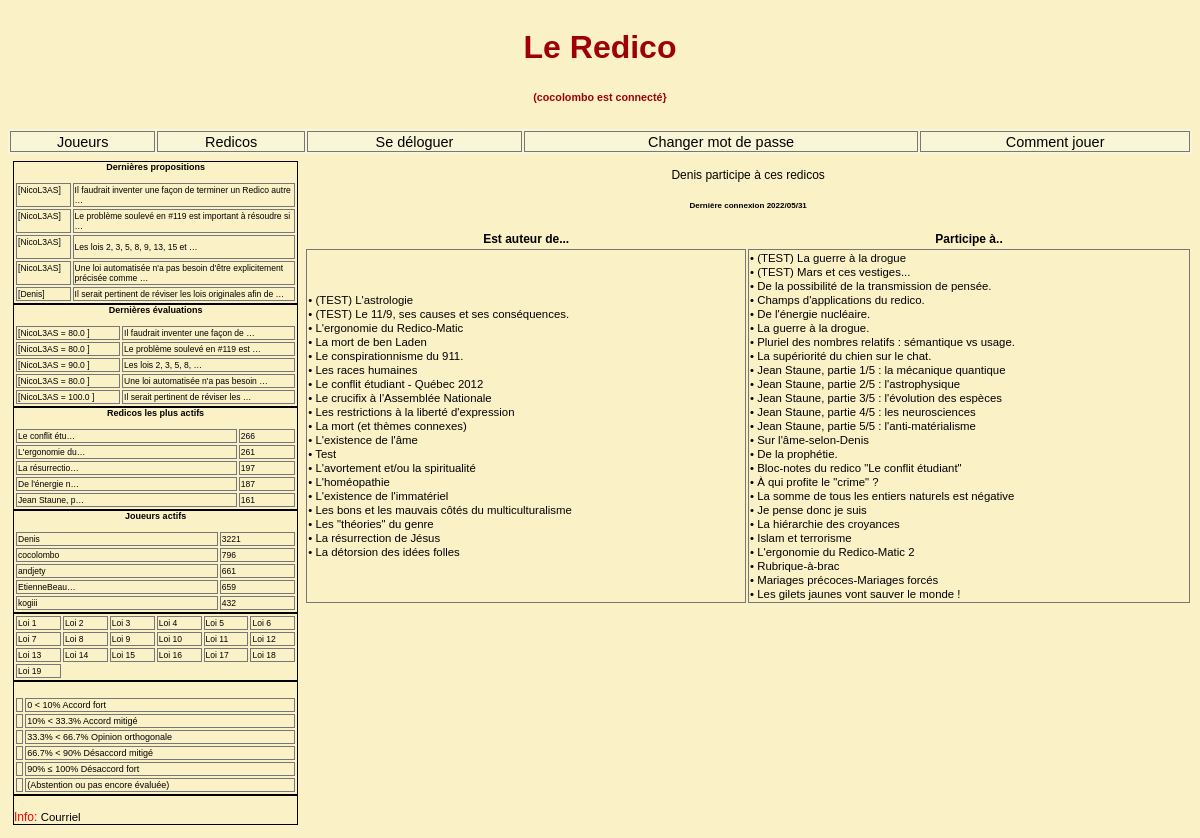
Screenshot of /joueur/2/ (signed in) with the database file from the repository.
### redicos/models.py (models this page shows, shortened)
class Redico(models.Model):
    titre = models.TextField(unique=True)
    createur = models.ForeignKey(User, editable=False, on_delete=models.CASCADE, related_name='Redico_createur')
    debut = models.DateTimeField(auto_now_add=True)
    actif = models.BooleanField(default=True, editable=True)

### joueurs/views.py (the view)
def detail(request, joueur_id):
    joueur = Joueur.objects.get(id=joueur_id)
    c = { 'joueur': joueur,
          'show_profil'         : True,
          'show_action_redico'  : True,
          'show_action_prop'    : False }
    return render(request, "joueurs/detail.html", c)

### joueurs/models.py (called while the page is built)
    def __str__(self):
        return u"%s" % (self.username)

    def redsAuteurList(self):
        from redicos.models import Redico
        return Redico.objects.filter(createur=self.id).\
                              values(RedId=F('proposition__redico__id'),
                                     RedCreateur=F('proposition__redico__createur'),
                                     RedTitre=F('proposition__redico__titre'),
                                     RedDate=F('proposition__redico__debut')).distinct()

    def redsParticipantsList(self):
        from evaluations.models import Evaluation
        l1  = Evaluation.objects.filter(joueur=self.id). \
                            values(RedId=F('proposition__redico__id'),
                                   RedCreateur=F('proposition__redico__createur'),
                                   RedTitre=F('proposition__redico__titre'),
                                   RedDate=F('proposition__redico__debut')).distinct()
        l2 = self.redsAuteurList()
        return l1.difference(l2)

### redicos/context_processors.py (called while the page is built)
def redicos_importants(request):
    redicos_importants = Proposition.objects.all().values('redico__id', 'redico__titre').annotate(cnt=Count('redico')).order_by('-cnt')[:nb_Items]
    return { 'redicos_importants': redicos_importants, }

def redicos_dynamiques(request):
    redicos_dynamiques = Proposition.objects.all().values('redico__id', 'redico__titre').annotate(cnt=Count('redico')).order_by('-cnt')[:nb_Items]
    return {'redicos_dynamiques': redicos_dynamiques, }

def dern_props(request):
    dernieres_props = Proposition.objects.all().values('texte', 'redico__id', 'sequence', 'auteur__id', 'auteur__username').order_by('-id')[:nb_Items]
    return {'dern_props': dernieres_props, }

def dern_evals(request):
    dernieres_evals = Evaluation.objects.all().values('proposition__sequence',
                                                      'proposition__redico__id',
                                                      'proposition__texte',
                                                      'joueur__username',
                                                      'eval').order_by('-id')[:nb_Items]
    return {'dern_evals': dernieres_evals, }

def joueurs_actifs(request):
    joueurs_actifs = Evaluation.objects.all().values('joueur__username', 'joueur__id').annotate(cnt=Count('joueur')).order_by('-cnt')[:nb_Items]
    return {'joueurs_actifs': joueurs_actifs,}

### templates/joueurs/detail.html (shortened to what this page needs)
{% extends 'base.html' %}
{% block index-detail %}
<div class="div-index-detail">
    <table class="joueur-detail">
        <thead>
            <caption>
                <p>{{ joueur }} participe à ces redicos<p>
                <h6>Dernière connexion {{ joueur.last_login|date:"Y/m/d" }}</h6>
                <tr>
                    <th>Est auteur de... </th>
                    <th>Participe à..</th>
                </tr>
            </caption>
        </thead>
            <tr>
                <td>
                    {% for r in joueur.redsAuteurList %}
                        <a href="/redico/{{ r.RedId }}/">&#8226; {{ r.RedTitre  }}</a><br />
                    {%  endfor %}
                </td>
                <td>
                    {% for r in joueur.redsParticipantsList  %}
                        <a href="/redico/{{ r.RedId }}/">&#8226; {{ r.RedTitre}}</a><br />
                    {%  endfor %}
                 </td>
            </tr>
    </table>
</div>
{% endblock index-detail %}

### templates/base.html (shortened to what this page needs)
{% load static %}
<!DOCTYPE html>
<html lang="fr">
<head>
    <link rel="stylesheet" type="text/css" href="{% static 'redico4.css' %}"/>
</head>
<body>
    <div class="grille-de-fond">
        {% block header %}
            {%  if user.is_authenticated %}
            <div class="div-header"><h1>Le Redico <h6>({{ user }} est connecté}</h6></h1></div>
            {% else %}
            <div class="div-header"><h1>Le Redico <h6>(Vous n'êtes pas connecté}</h6></h1></div>
            {% endif %}
        {% endblock %}
        {% block navigation %}
            {% include 'navigation.html' %}
        {% endblock %}
            <div class="div-colonne-gauche">
                {% block colonne-gauche %}
                    {% block dern-props %}              {% include 'dernieres-propositions.html' %} {% endblock %}
                    {% block dern-evals %}              {% include 'dernieres-evaluations.html' %}  {% endblock %}
                    {% block redicos-actifs %}          {% include 'redicos-actifs.html' %}         {% endblock %}
                    {% block joueurs-actifs %}          {% include 'joueurs-actifs.html' %}         {% endblock %}
                    {% block les-lois %}                {% include 'les-lois.html' %}               {% endblock %}
                    {% block les-codes %}               {% include 'les-codes.html' %}              {% endblock %}
                    {% block footer %}                  {% include 'footer.html'    %}              {% endblock %}
                {% endblock %}
            </div>
         {% block index-detail %}{% endblock %}
</div>
</body>
</html>

### css/redico4.css (style rules this page uses)
body { font-family: Arial; background-color: #fbf1c7; }
.grille-de-fond { display: grid; grid-template-columns: repeat(12, 1fr); grid-template-rows: min-content 1fr; grid-column-gap: 1px; grid-row-gap: 1px; color: #d0cece; border: solid 0px #2a2929; }
.div-header { grid-area: 1 / 1 / 2 / -1; }
.div-header { color: #9d0006; border: solid 0 red; text-align: center; }
.div-colonne-gauche { grid-area: 4 / 1 / 11 / 4; }
.div-colonne-gauche { border: solid 0 #fbe32b; background-color: #fbf1c7; color: red; font-size: 0.75em; border-radius: 5px; padding: 5px; }
.div-index-detail { grid-area: 4 / 4 / 11 / -1; }
.div-index-detail caption { color: black; }
table { font-size: 0.75em; color: black; border: solid 0px #6f6e71; margin-left: auto; margin-right: auto; width: 100%; }
table caption { color: wheat; }

### rows the page displays
Redico: RedTitre "(TEST) L'astrologie"
Redico: RedTitre "(TEST) Le 11/9, ses causes et ses conséquences."
Redico: RedTitre "L'ergonomie du Redico-Matic"
Redico: RedTitre "La mort de ben Laden"
Redico: RedTitre "Le conspirationnisme du 911."
Redico: RedTitre "Les races humaines"
Redico: RedTitre "Le conflit étudiant - Québec 2012"
Redico: RedTitre "Le crucifix à l'Assemblée Nationale"
Redico: RedTitre "Les restrictions à la liberté d'expression"
Redico: RedTitre "La mort (et thèmes connexes)"
Redico: RedTitre "L'existence de l'âme"
Redico: RedTitre "L'avortement et/ou la spiritualité"
Redico: RedTitre "L'homéopathie"
Redico: RedTitre "L'existence de l'immatériel"
Redico: RedTitre "Les bons et les mauvais côtés du multiculturalisme"
Redico: RedTitre "Les \"théories\" du genre"
Redico: RedTitre "La résurrection de Jésus"
Redico: RedTitre "La détorsion des idées folles"
Redico: RedTitre "(TEST) La guerre à la drogue"
Redico: RedTitre "(TEST) Mars et ces vestiges..."
Redico: RedTitre "De la possibilité de la transmission de pensée."
Redico: RedTitre "Champs d'applications du redico."
Redico: RedTitre "De l'énergie nucléaire."
Redico: RedTitre "La guerre à la drogue."
Redico: RedTitre "Pluriel des nombres relatifs : sémantique vs usage."
Redico: RedTitre "La supériorité du chien sur le chat."
Redico: RedTitre "Jean Staune, partie 1/5 : la mécanique quantique"
Redico: RedTitre "Jean Staune, partie 2/5 : l'astrophysique"
Redico: RedTitre "Jean Staune, partie 3/5 : l'évolution des espèces"
Redico: RedTitre "Jean Staune, partie 4/5 : les neurosciences"
Redico: RedTitre "Jean Staune, partie 5/5 : l'anti-matérialisme"
Redico: RedTitre "Sur l'âme-selon-Denis"
Redico: RedTitre "De la prophétie."
Redico: RedTitre "Bloc-notes du redico \"Le conflit étudiant\""
Redico: RedTitre "À qui profite le \"crime\" ?"
Redico: RedTitre "La somme de tous les entiers naturels est négative"
Redico: RedTitre "Je pense donc je suis"
Redico: RedTitre "La hiérarchie des croyances"
Redico: RedTitre "Islam et terrorisme"
Redico: RedTitre "L'ergonomie du Redico-Matic 2"
Redico: RedTitre "Rubrique-à-brac"
Redico: RedTitre "Mariages précoces-Mariages forcés"
Redico: RedTitre "Les gilets jaunes vont sauver le monde !"

### other values shown
{{ user }} "cocolombo"
{{ p.auteur__username|slice:":12" }} "NicoL3AS" "NicoL3AS" "NicoL3AS" "NicoL3AS" "Denis"
{{ p.texte|truncatewords:10|safe|urlize }} "Il faudrait inventer une façon de terminer un Redico autre …" "Le problème soulevé en #119 est important à résoudre si …" "Les lois 2, 3, 5, 8, 9, 13, 15 et …" "Une loi automatisée n'a pas besoin d'être explicitement précisée comme …" "Il serait pertinent de réviser les lois originales afin de …"
{{ e.joueur__username|slice:":12" }} "NicoL3AS" "NicoL3AS" "NicoL3AS" "NicoL3AS" "NicoL3AS"
{{ e.eval|abstention }} "80.0" "80.0" "90.0" "80.0" "100.0"
{{ e.proposition__texte|truncatewords:6|safe|urlize }} "Il faudrait inventer une façon de …" "Le problème soulevé en #119 est …" "Les lois 2, 3, 5, 8, …" "Une loi automatisée n'a pas besoin …" "Il serait pertinent de réviser les …"
{{ r.redico__titre|truncatechars:15 }} "Le conflit étu…" "L'ergonomie du…" "La résurrectio…" "De l'énergie n…" "Jean Staune, p…"
{{ r.cnt }} "266" "261" "197" "187" "161"
{{ j.joueur__username|truncatechars:12 }} "Denis" "cocolombo" "andjety" "EtienneBeau…" "kogiii"
{{ j.cnt }} "3221" "796" "661" "659" "432"
{{ joueur }} "Denis"
{{ joueur.last_login|date:"Y/m/d" }} "2022/05/31"
{{ r.RedTitre }} "Test"
